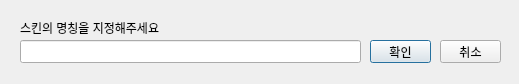
<?xml version="1.0" encoding="UTF-8"?>
<ui version="4.0">
 <class>Dialog</class>
 <widget class="QDialog" name="Dialog">
  <property name="geometry">
   <rect>
    <x>0</x>
    <y>0</y>
    <width>519</width>
    <height>84</height>
   </rect>
  </property>
  <property name="windowTitle">
   <string>Dialog</string>
  </property>
  <widget class="QLineEdit" name="lineEditSkinName">
   <property name="geometry">
    <rect>
     <x>20</x>
     <y>40</y>
     <width>341</width>
     <height>23</height>
    </rect>
   </property>
  </widget>
  <widget class="QPushButton" name="pushButtonOK">
   <property name="geometry">
    <rect>
     <x>370</x>
     <y>40</y>
     <width>61</width>
     <height>23</height>
    </rect>
   </property>
   <property name="text">
    <string>확인</string>
   </property>
  </widget>
  <widget class="QPushButton" name="pushButtonCANCEL">
   <property name="geometry">
    <rect>
     <x>440</x>
     <y>40</y>
     <width>61</width>
     <height>23</height>
    </rect>
   </property>
   <property name="text">
    <string>취소</string>
   </property>
  </widget>
  <widget class="QLabel" name="label">
   <property name="geometry">
    <rect>
     <x>20</x>
     <y>20</y>
     <width>341</width>
     <height>16</height>
    </rect>
   </property>
   <property name="text">
    <string>스킨의 명칭을 지정해주세요</string>
   </property>
  </widget>
 </widget>
 <resources/>
 <connections/>
</ui>
